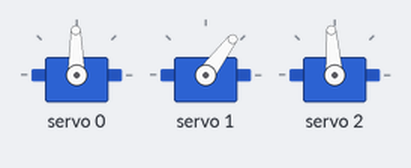
Bench run of a sketch on a simulated ESP32. On the bench: 3 × servo. What the sketch prints to the serial monitor is not drawn.

Above: at 0.55 s.
At 1.2 s:
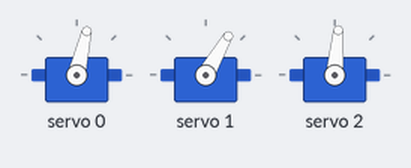
At 2.05 s:
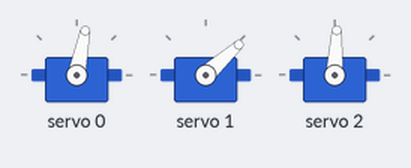
Timing chart, 0 to 5.1 s (numbered marks = the images above):
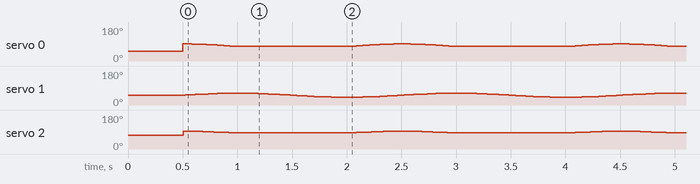

Measured:
- by itself, servo 2: repeats every 2.0 s: 93° 0.10 s, 92° 0.05 s, 91° 0.05 s, 90° 0.05 s, 89° 0.04 s, 88° 0.04 s, 87° 0.05 s, 86° 0.14 s, 85° 0.80 s, 86° 0.15 s, 87° 0.04 s, 88° 0.04 s, 89° 0.04 s, 90° 0.05 s, 91° 0.05 s, 92° 0.06 s, 93° 0.10 s, 94° 0.15 s

The sketch:

HEXAPOD.ino
```cpp
#include <Arduino.h>
#include <BLEDevice.h>

#include "hexapod.h"
#include "leg.h"
#include "math.h"
#include "servo.h"

Math calculator;
MyServo driver;
Leg demoleg(&calculator, &driver);

void setup() {
  // Serial.begin(9600);
  driver.initiate();
  demoleg.Reset();
  delay(500);
}

void loop() {
  // demoleg.Reset();
  demoleg.Update(millis());

}
```

hexapod.cpp
```cpp

```

hexapod.h
```cpp
#ifndef HEXAPOD_H
#define HEXAPOD_H

#endif
```

leg.cpp
```cpp
#include "leg.h"
#include "math.h"

Leg::Leg(Math* calculator,MyServo* driver){
  this->speed = 1;
  this->length_thigh = 110;
  this->length_calf = 170;
  this->prev_angle_thigh1 = 0;
  this->prev_angle_thigh2 = 0;
  this->prev_angle_knee = 0;
  this->index_thigh1= 0;
  this->index_thigh2= 1;
  this->index_knee= 2;
  this->calculator = calculator;
  this->driver = driver;
}


void Leg::Update(unsigned long time){
  calculator->CalculateAngle(this,time);
  calculator->GetAngle(this);

  //transform
  angle_thigh1+=135;
  angle_thigh2+=135;
  angle_knee = 270 - angle_knee;

  Serial.print(angle_thigh1);
  Serial.print(" ");
  Serial.print(angle_thigh2);
  Serial.print(" ");
  Serial.println(angle_knee);


  driver->SetAngle(index_thigh1,angle_thigh1);
  prev_angle_thigh1 = angle_thigh1;

  driver->SetAngle(index_thigh2,angle_thigh2);
  prev_angle_thigh2 = angle_thigh2;

  driver->SetAngle(index_knee,angle_knee);
  prev_angle_knee = angle_knee;
}

void Leg::SetAngles(double thigh1,double thigh2,double knee){
  angle_thigh1 = thigh1;
  angle_thigh2 = thigh2;
  angle_knee = knee;
}

void Leg::Reset(){
  driver->SetAngle(index_thigh1,135);
  driver->SetAngle(index_thigh2,135);
  driver->SetAngle(index_knee,180);
}

float Leg::GetSpeed(){
  return speed;
}
```

leg.h
```cpp
#ifndef LEG_H
#define LEG_H

#include "servo.h"

class Math;
class Leg{
public:
  Leg(Math* calculator, MyServo* driver);
  int length_thigh;
  int length_calf;
private:
  Math* calculator;
  MyServo* driver;

  float speed;

  unsigned short index_thigh1;
  unsigned short index_thigh2;
  unsigned short index_knee;

  double angle_thigh1;
  double angle_thigh2;
  double angle_knee;

  double prev_angle_thigh1;
  double prev_angle_thigh2;
  double prev_angle_knee;

  unsigned long time_elapsed;

private:

public:
  void Update(unsigned long time);
  float GetSpeed();
  void SetAngles(double thigh1,double thigh2,double knee);
  void Reset();

};

#endif
```

math.cpp
```cpp
#include "math.h"

Math::Math(){
  this->sita1 =0;
  this->sita2 =0;
  this->phi =0;
}

void Math::CalculateAngle(Leg* leg,unsigned long time_elapsed){
  this->length1 = leg->length_thigh;
  this->length2 = leg->length_calf;
  double speed = leg->GetSpeed();
  // turning_angle = math.pi/8
  unsigned int period = 2000;
  double z_offset=0;
  double x_offset=130;
  double y_offset=-70;
  double DistanceTravel = 50;
  double r_x;
  double r_y;
  double r_z;

  double angle_a;
  double angle_c;
  double a;
  double time = time_elapsed%period;
  double phase_angle = time/(period/2)*M_PI;

  if(time <=period/2){
    // circle
    r_z = DistanceTravel*cos(phase_angle)+z_offset;
    r_y = DistanceTravel*sin(phase_angle)+y_offset;
    r_x = x_offset;
  }else{
    // line
    r_z = DistanceTravel*cos(phase_angle)+z_offset;
    r_y = y_offset;
    r_x = x_offset;
  }
  // Serial.print(-r_x);
  // Serial.print(" ");
  // Serial.print(r_y);
  // Serial.print(" ");
  // Serial.println(r_z);

  // inverse kinematics
  r_x = -r_x;
  sita2 = atan(r_z/r_x);
  a = sqrt(sq(r_x) + sq(r_z));
  phi = acos((sq(r_z)+sq(r_x)+sq(r_y)-sq(length1)-sq(length2))/(length1*length2*2));

  angle_a = atan(sin(phi)/(length1/length2 + cos(phi)));
  if (angle_a<0){
    angle_a = M_PI+angle_a;
  }
  angle_c=atan(abs(r_y/a));

  if(r_y<0){
    sita1 = angle_a-angle_c;
  }else{
    sita1 = angle_a+angle_c;
  }

  //?????????????//
  // sita1 -= 0.7;
  //?????????????//


  if(r_x>0){
    phi = -phi;
    sita1=M_PI - sita1;
  }

  sita1 = sita1/M_PI*180;
  sita2 = sita2/M_PI*180;
  phi = phi/M_PI*180;
  phi = phi-sita1;


}
void Math::GetAngle(Leg* leg){
  leg->SetAngles(sita1,sita2,phi);
}
```

math.h
```cpp
#ifndef MATH_H
#define MATH_H

#include <Arduino.h>
#include "leg.h"

class Math{
public:
  Math();

private:
  double length1;
  double length2;

  double sita1;
  double sita2;
  double phi;

public:
  void CalculateAngle(Leg* leg, unsigned long time_elapsed);
  void GetAngle(Leg* leg);
  unsigned long Get_position();
};

#endif
```

servo.cpp
```cpp
#include "servo.h"

MyServo::MyServo(){
  this->servoDriver = Adafruit_PWMServoDriver();
}

void MyServo::initiate(){
  servoDriver.begin();
  servoDriver.setPWMFreq(333);
}

void MyServo::SetAngle(unsigned short index,double angle){
  if(index >= 0 && index <= 15){
    double pulseWidth = angle / 270 * (2400 - 544) + 544;
    if (pulseWidth < 544) {
      pulseWidth = 544;
    }else if(pulseWidth > 2400) {
      pulseWidth = 2400;
    }
    // Serial.println((int)pulseWidth);
    servoDriver.setPWM(index, 0, (int)pulseWidth);
  }
  return;
}
```

servo.h
```cpp
#ifndef SERVO_H
#define SERVO_H

#include <Wire.h>
#include <Adafruit_PWMServoDriver.h>

#define servoMIN 544
#define servoMAX 2400

class MyServo{
public:
  MyServo();
private:
  Adafruit_PWMServoDriver servoDriver;
  short servoMin = servoMIN;
  short sercoMax = servoMAX;

public:
  void initiate();
  void SetAngle(unsigned short index,double angle);
};

#endif
```

web.cpp
```cpp

```
